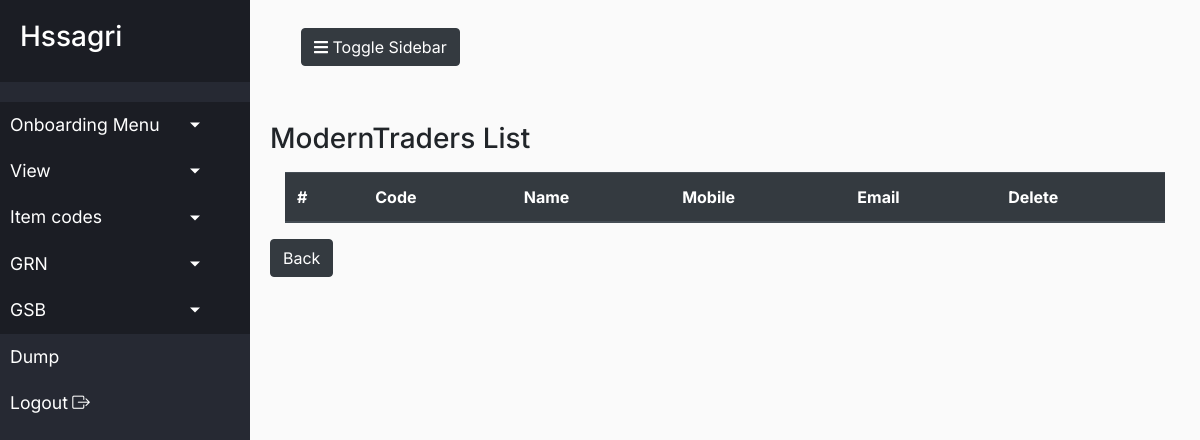
The page /view_moderntraders.php (signed in) on the database as committed earlier.
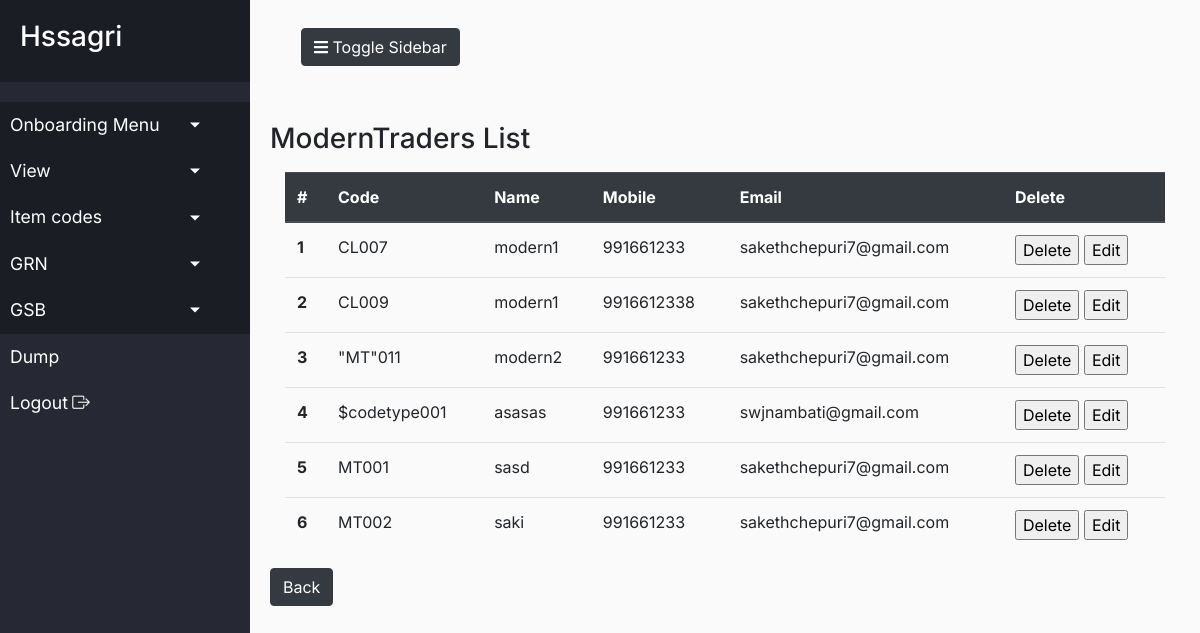
The same page on the database as committed later.
### tables this page shows
CREATE TABLE `client_onboarding` (
  `id` int(11) NOT NULL,
  `user_id` varchar(50) DEFAULT NULL,
  `cl_clienttype` int(10) DEFAULT NULL,
  `cl_code` varchar(50) DEFAULT NULL,
  `cl_name` varchar(50) DEFAULT NULL,
  `cl_mobile` bigint(20) DEFAULT NULL,
  `cl_email` varchar(255) DEFAULT NULL,
  `cl_kyc` text DEFAULT NULL,
  `cl_agreementcopy` varchar(100) DEFAULT NULL,
  `cl_bank_acctholdername` varchar(100) DEFAULT NULL,
  `cl_bank_acctnumber` varchar(255) DEFAULT NULL,
  `cl_bank_ifsccode` varchar(100) DEFAULT NULL,
  `cl_bank_branchname` varchar(100) DEFAULT NULL,
  `cl_bank_cancelcheq` varchar(100) DEFAULT NULL,
  `cl_regdate` timestamp NOT NULL DEFAULT current_timestamp()
);

### db_connect.php (called while the page is built, shortened)
<?php
class db_connect{
    protected function __construct($db = NULL)
    {
        if (is_object($db)) {
            $this->db = $db;
        }  else  {
            $dsn = "mysql:host=".DB_HOST.";dbname=".DB_NAME;
            try  {
                $this->db = new PDO($dsn, DB_USER, DB_PSWD, array(PDO::MYSQL_ATTR_INIT_COMMAND => "SET NAMES utf8mb4"));
            } catch (Exception $e) {
                die ($e->getMessage());
            }
        }
    }
}
?>

### account.php (called while the page is built, shortened)
<?php
include'db_connect.php';
class account extends db_connect
{
	public  function getCurrentUserId()
    {
        if (isset($_SESSION) && isset($_SESSION['user_id'])) {
            return $_SESSION['user_id'];
        } else {
            return 0;
        }
    }
	public function getClient_OnBoardingData($acctid,$type)
	{
		$result=[];
		$stmt = $this->db->prepare("select * from client_onboarding where user_id = (:userid) and cl_clienttype = (:type) ");
		$stmt->bindParam(":userid", $acctid, PDO::PARAM_INT);
		$stmt->bindParam(":type", $type, PDO::PARAM_INT);
		if($stmt->execute())
		{
			if($stmt->rowCount() > 0)
			{
				$rows = $stmt->fetchAll();
				foreach($rows as $frow)
				{
					$result[] = array("name"=>$frow['cl_name'],
									"code"=>$frow['cl_code'],
									"mobile"=>$frow['cl_mobile'],
									"email"=>$frow['cl_email'],
									"id"=>$frow['id']);
				}
			}
		}
		return $result;
	}
}

### view_moderntraders.php (the view, shortened to what this page needs)
<?php
include'account.php';
$account =  new account();
$accountId=$account->getCurrentUserId();
$clientdata = $account->getClient_OnBoardingData($accountId,$type=1);
?>
<!doctype html>
<html lang="en">
<head>
<?php require_once('header.php'); ?>
</head>
<body>
  <div class="wrapper">
    <?php require_once('side_bar.php'); ?>
    <div id="content">
      <nav class="navbar navbar-expand-lg">
        <div class="container-fluid">
          <button type="button" id="sidebarCollapse" class="btn btn-dark">
            <i class="fas fa-bars"></i><span> Toggle Sidebar</span>
          </button>
        </div>
      </nav>
      <br><br>
	  <h3>ModernTraders List</h3>
    <div class="container">
	<div class="table-responsive">
        <table class="table">
  <thead class="thead-dark">
    <tr>
      <th scope="col">#</th>
      <th scope="col">Code</th>
	  <th scope="col">Name</th>
      <th scope="col">Mobile</th>
      <th scope="col">Email</th>
	  <th scope="col">Delete</th>
    </tr>
  </thead>
  <tbody>
  <?php
     $inc = 0;
  	foreach($clientdata as $fdata)
	{ $inc++;
	?>
	    <tr>
      <th scope="row"><?php echo $inc; ?></th>
	  <td><?php echo $fdata['code'] ?></td>
      <td><?php echo $fdata['name'] ?></td>
      <td><?php echo $fdata['mobile'] ?></td>
      <td><?php echo $fdata['email'] ?></td>
	    <td><input type="button" name="delete" value="Delete" data-target='#delete_client' data-toggle='modal'
		class="deleteclientdata" id="<?php echo $fdata['id'] ?>">&nbsp;<a href="edit_client_onboarding.php?id=<?php echo $fdata['id'] ?>"><input type="button" name="edit" value="Edit"></a></td>
    </tr>
	<?php }
  ?>
  </tbody>
</table></div>
    </div><a href="client_onboarding_view.php"><input type="button" name="Back" value="Back" class="btn btn-dark"></a>
    </div>
  </div>
</body>
</html>

Rows that differ between the two databases and show on the page:
added client_onboarding: cl_code "CL007", cl_name "modern1", cl_mobile "991661233", cl_email "sakethchepuri7@gmail.com"
added client_onboarding: cl_code "CL009", cl_name "modern1", cl_mobile "9916612338", cl_email "sakethchepuri7@gmail.com"
added client_onboarding: cl_code "\"MT\"011", cl_name "modern2", cl_mobile "991661233", cl_email "sakethchepuri7@gmail.com"
added client_onboarding: cl_code "$codetype001", cl_name "asasas", cl_mobile "991661233", cl_email "swjnambati@gmail.com"
added client_onboarding: cl_code "MT001", cl_name "sasd", cl_mobile "991661233", cl_email "sakethchepuri7@gmail.com"
added client_onboarding: cl_code "MT002", cl_name "saki", cl_mobile "991661233", cl_email "sakethchepuri7@gmail.com"
